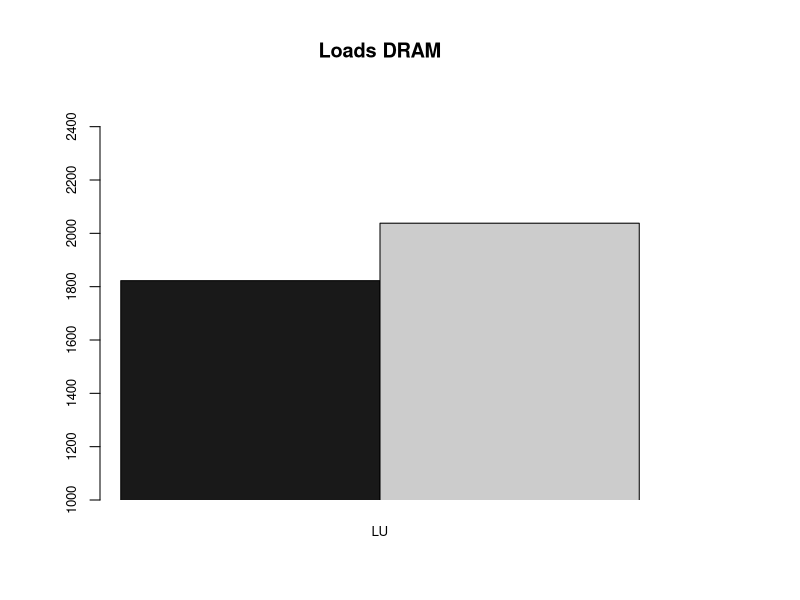

Recreate this plot in R.
acertos <- matrix(c(1822.5,2038), ncol=1, byrow=TRUE)

colnames(acertos) <- c("LU")
rownames(acertos) <- c("Arquitetura 1","Arquitetura 2")
ac_data <- as.table(acertos)

ac_data 

par(xpd = TRUE, mar=c(5, 5, 5, 7), oma=c(0,0,0,0))
barplot(as.matrix(ac_data), main = "Loads DRAM",
        cex.lab=0.8,
        cex.axis = 0.8,
        beside=TRUE, ylim=c(1000, 2500), xpd = FALSE,
        cex.names = 0.8,
        col=grey.colors(n = 2, start = 0.1, end = 0.8))

legend(25, 99, rownames(acertos), cex=0.8, title="Configurações", bty="n",
       fill=grey.colors(n = 2, start = 0.1, end = 0.8));